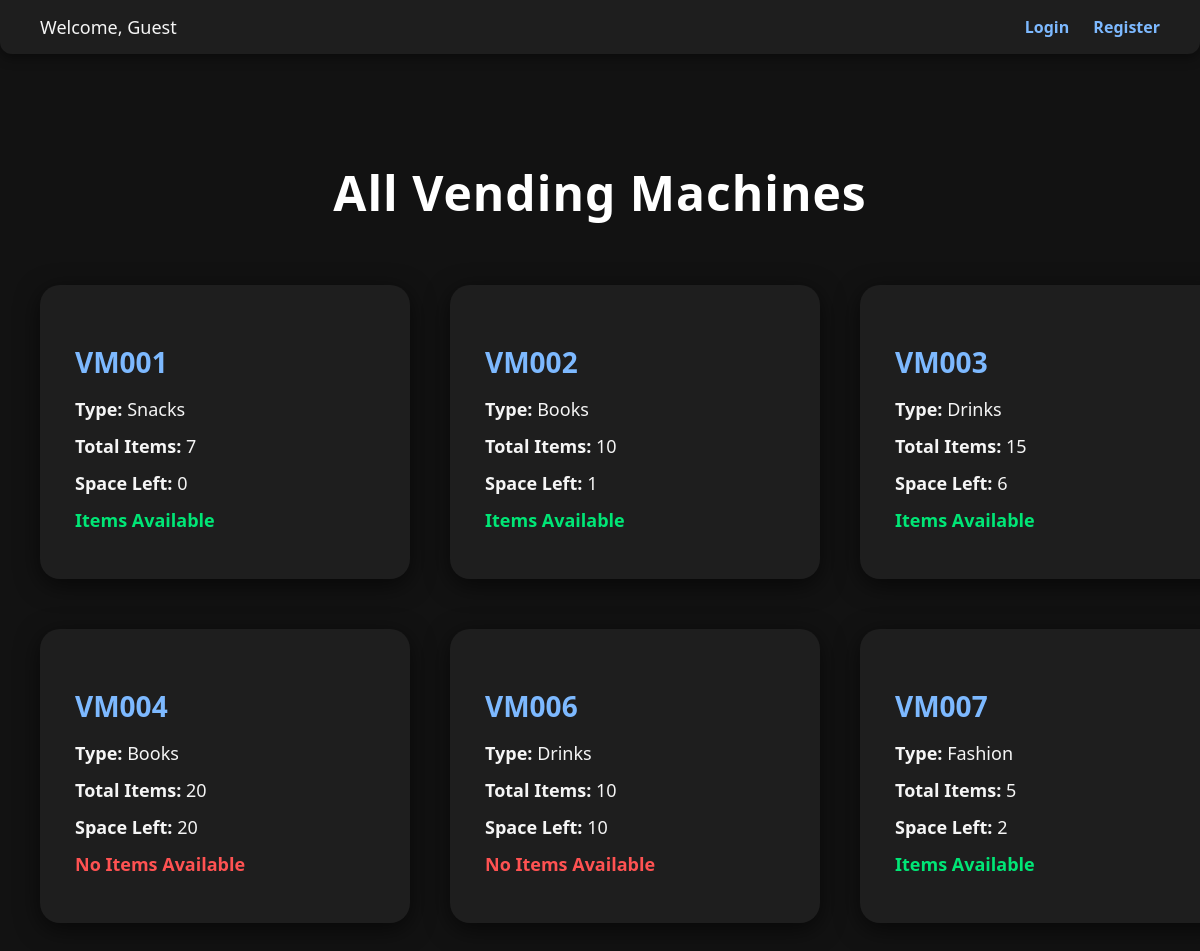
The page / on the database its author committed.
### vendingmachine/models.py (models this page shows, shortened)
class Vending_machine(models.Model):
    machine_id = models.IntegerField(unique=True)
    @property
    def machine_name(self):
        return f'VM{self.machine_id:03}'
    vending_machine_type_choices = [
        ('Snacks', 'SNACKS'),
        ('Drinks','DRINKS'),
        ('Toys','TOYS'),
        ('Books','BOOKS'),
        ('Fashion','FASHION'),
        ('Misc','MISCELLANEOUS'),
    ]
    vending_machine_type = models.CharField(choices=vending_machine_type_choices)
    no_of_items = models.PositiveIntegerField(default=0)
    items_to_be_added = models.PositiveBigIntegerField(default=0)
    def items_availablity(self):
        if self.no_of_items == self.items_to_be_added:
            return False
        else: return True

### vendingmachine/views.py (the view)
# urls.py: 2. Add a URL to urlpatterns:  path('', Home.as_view(), name='home')
def Home(request):
    list_of_machines = Vending_machine.objects.order_by("machine_id")
    context = {"list_of_machines" : list_of_machines}
    return render(request, "vendingmachine/home.html", context)

### vendingmachine/templates/vendingmachine/home.html (shortened to what this page needs)
<!DOCTYPE html>
<html lang="en">
<head>
</head>
<body>
    <div class="navbar">
        <div class="left">
            {% if user.is_authenticated %}
                Welcome, <strong>{{ user.username }}</strong>
            {% else %}
                Welcome, Guest
            {% endif %}
        </div>
        <div class="right">
            {% if user.is_authenticated %}
                <a href="{% url 'logout' %}">Logout</a>
            {% else %}
                <a href="{% url 'login' %}">Login</a>
                <a href="{% url 'register' %}">Register</a>
            {% endif %}
        </div>
    </div>
    <h1>All Vending Machines</h1>
    <div class="machine-list">
        {% for machine in list_of_machines %}
            <a href="{% url 'Machine' machine.machine_id %}" class="machine-link">
                <div class="machine">
                    <h2>{{ machine.machine_name }}</h2>
                    <p><strong>Type:</strong> {{ machine.vending_machine_type }}</p>
                    <p><strong>Total Items:</strong> {{ machine.no_of_items }}</p>
                    <p><strong>Space Left:</strong> {{ machine.items_to_be_added }}</p>
                    {% if machine.items_availablity %}
                        <p class="status">Items Available</p>
                    {% else %}
                        <p class="status empty">No Items Available</p>
                    {% endif %}
                </div>
            </a>
        {% empty %}
            <p>No vending machines available.</p>
        {% endfor %}
    </div>
</body>
</html>

### vendingmachine/templates/vendingmachine/home.html (style rules this page uses)
body { font-family: 'Segoe UI', Tahoma, Geneva, Verdana, sans-serif; padding: 60px 40px; background-color: #121212; color: #f5f5f5; margin: 0; }
.navbar { display: flex; justify-content: space-between; align-items: center; background-color: #1e1e1e; padding: 15px 40px; border-radius: 0 0 12px 12px; position: fixed; top: 0; left: 0; right: 0; z-index: 1000; box-shadow: 0 4px 12px rgba(0, 0, 0, 0.4); }
.navbar .left { font-size: 18px; }
.navbar .right a { margin-left: 20px; text-decoration: none; color: #7db9ff; font-weight: bold; font-size: 16px; }
h1 { text-align: center; margin-bottom: 60px; margin-top: 100px; color: #ffffff; font-size: 48px; letter-spacing: 1px; }
.machine-list { display: grid; grid-template-columns: repeat(4, 1fr); gap: 50px 40px; justify-items: center; }
.machine-link { text-decoration: none; color: inherit; }
.machine { background-color: #1e1e1e; padding: 35px; border-radius: 20px; box-shadow: 0 6px 24px rgba(0, 0, 0, 0.6); width: 300px; transition: transform 0.3s ease, box-shadow 0.4s ease; }
.machine h2 { margin-bottom: 15px; color: #7db9ff; font-size: 28px; }
.machine p { margin: 10px 0; font-size: 18px; line-height: 1.5; }
.status { font-weight: bold; color: #00e676; font-size: 18px; margin-top: 10px; }
.status.empty { color: #ff5252; }
@media (max-width: 1200px) { .machine-list { grid-template-columns: repeat(3, 1fr); } }

### rows shown on the page
Vending_machine: machine_name "VM001", vending_machine_type "Snacks", no_of_items "7", items_to_be_added "0", shows "Items Available"
Vending_machine: machine_name "VM002", vending_machine_type "Books", no_of_items "10", items_to_be_added "1", shows "Items Available"
Vending_machine: machine_name "VM003", vending_machine_type "Drinks", no_of_items "15", items_to_be_added "6", shows "Items Available"
Vending_machine: machine_name "VM004", vending_machine_type "Books", no_of_items "20", items_to_be_added "20", shows "No Items Available"
Vending_machine: machine_name "VM006", vending_machine_type "Drinks", no_of_items "10", items_to_be_added "10", shows "No Items Available"
Vending_machine: machine_name "VM007", vending_machine_type "Fashion", no_of_items "5", items_to_be_added "2", shows "Items Available"
